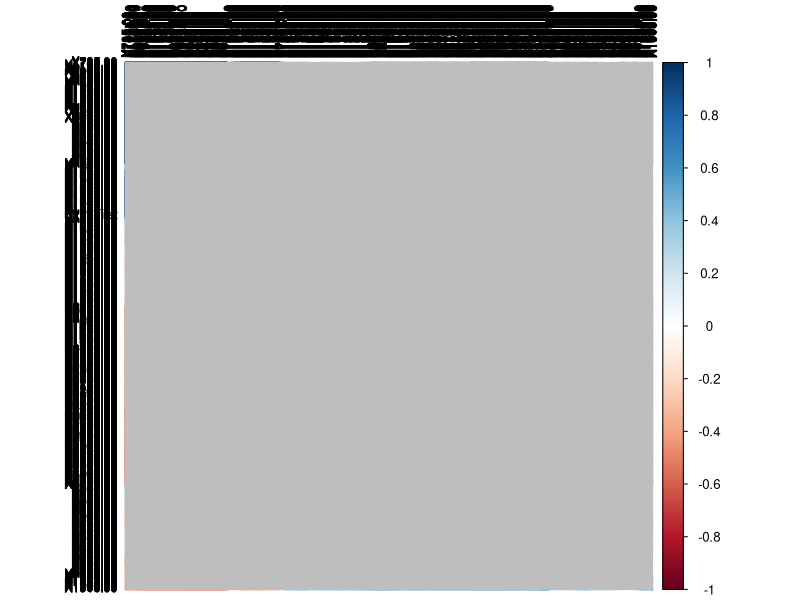

Here is the R script that generated this plot: (Note: this script raises an error after producing the figure.)
#correlation matrix, an alternative to som
library(corrplot)
options(max.print=1000)
#PCA
data = read.table("data.csv", sep=",", header=TRUE)
# log transform 
J <- scale(data[,10])
scaled.INST2 <- scale(data[,11:2161])

#analyse 1
scaled.data <- cbind(J, scaled.INST2)
scaled.data <- as.data.frame(scaled.data);
names(scaled.data)[1]<-"First"
corrplot(cor(scaled.data), order = "hclust", tl.col='black', tl.cex=.75) 